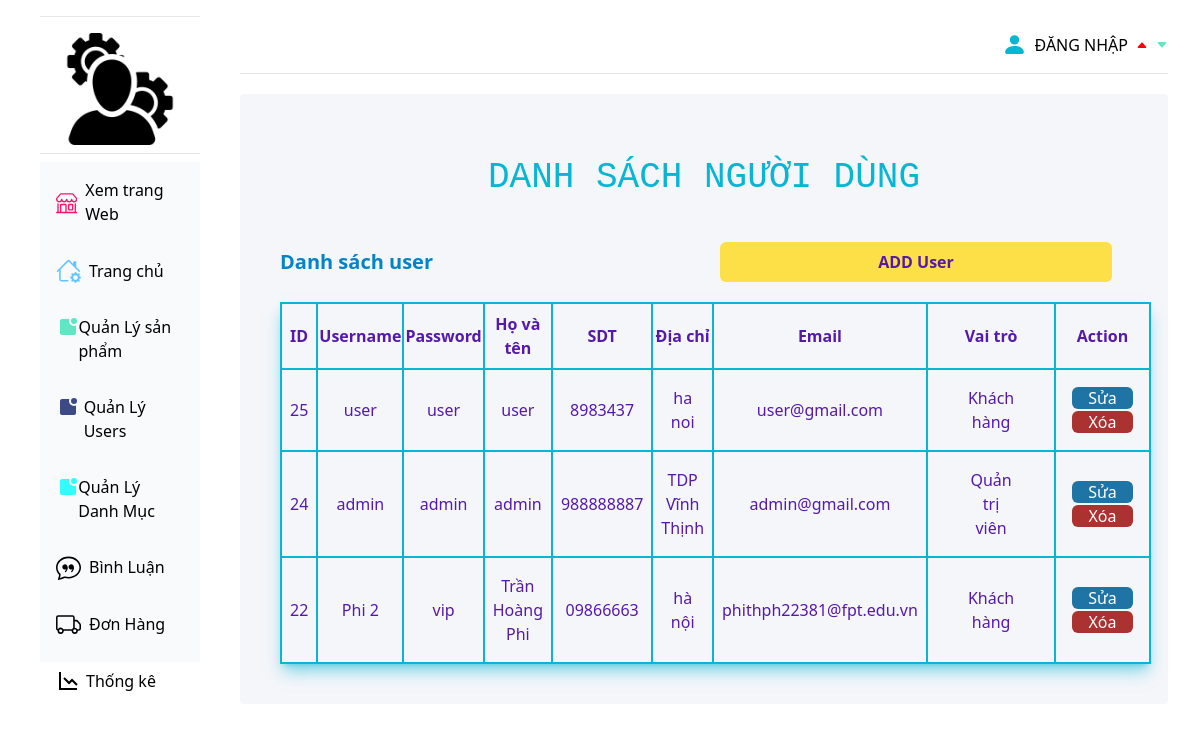
The app's page /admin/index.php?act=list-user with its own data.
### tables this page shows
CREATE TABLE `user` (
  `id` int(11) NOT NULL,
  `user_name` varchar(255) DEFAULT NULL,
  `full_name` varchar(255) DEFAULT NULL,
  `email` varchar(255) DEFAULT NULL,
  `phone` varchar(12) DEFAULT NULL,
  `address` varchar(255) DEFAULT NULL,
  `role` int(11) DEFAULT NULL,
  `password` varchar(199) NOT NULL
);

### guest/pdo.php (called while the page is built, shortened)
<?php
function pdo_get_connection()
{
    $dburl = "mysql:host=localhost;dbname=duan1;charset=utf8";
    $username = 'root';
    $password = '';
    $conn = new PDO($dburl, $username, $password);
    $conn->setAttribute(PDO::ATTR_ERRMODE, PDO::ERRMODE_EXCEPTION);
    return $conn;
}
function pdo_query($sql)
{
    $sql_args = array_slice(func_get_args(), 1);
    try {
        $conn = pdo_get_connection();
        $stmt = $conn->prepare($sql);
        $stmt->execute($sql_args);
        $rows = $stmt->fetchAll();
        return $rows;
    } catch (PDOException $e) {
        throw $e;
    } finally {
        unset($conn);
    }
}

### guest/account.php (called while the page is built, shortened)
<?php
function loadall_taikhoan()
{
    $sql = "select * from user order by id desc";
    $listtaikhoan = pdo_query($sql);
    return $listtaikhoan;
}
require_once "pdo.php";

### admin/user/list-user.php (the view, shortened to what this page needs)
<div class="home mt-5 px-10  py-10 mr-8 bg-[#F4F6FA] h-auto rounded">
    <h1 class="text-center text-cyan-500 py-6  text-4xl " style="font-family: 'Courier New', Courier, monospace">DANH SÁCH NGƯỜI DÙNG</h1>
    <div class="ad-r mx-auto">
        <div class="justify-between mx-auto grid grid-cols-2 items-center">
            <h1 class="text-[20px] font-semibold text-sky-600 my-5">Danh sách user</h1>
            <a href="index.php?act=them_tai_khoan" class=" bg-yellow-300 text-center  py-2 px-2 rounded-md hover:bg-[#BAAACE] hover:text-white mx-4 font-semibold text-[#551AA9] my-5">ADD
                User</a>
        </div>
        <table class="table shadow-lg shadow-cyan-500/50 border-2 border-cyan-500 mx-auto">
            <tr class="border-2 border-cyan-500  text-[#551AA9] ">
                <th class="border-2 border-cyan-500   py-2">ID</th>
                <th class="border-2 border-cyan-500  py-2">Username</th>
                <th class="border-2 border-cyan-500  py-2">Password</th>
                <th class="border-2 border-cyan-500  py-2">Họ và tên</th>
                <th class="border-2 border-cyan-500  py-2">SDT</th>
                <th class="border-2 border-cyan-500  py-2">Địa chỉ</th>
                <th class="border-2 border-cyan-500  py-2">Email</th>
                <th class="border-2 border-cyan-500  py-2">Vai trò</th>
                <th class="border-2 border-cyan-500  py-2">
                    Action
                </th>
            </tr>
            <?php
            foreach ($users as $user) {
                extract($user);
                $sua_us = "index.php?act=sua_us&id=" . $id;
                $xoa_us = "index.php?act=xoa_us&id=" . $id;
                if ($role == 0) {
                    $role = 'Khách hàng';
                } else {
                    $role = 'Quản trị viên';
                }
            ?>
                <tr class="text-[#551AA9] ">
                    <td class="border-2 border-cyan-500 py-4 px-2 text-center">
                        <?= $id ?>
                    </td>
                    <td class="border-2 border-cyan-500 py-4 px-2 text-center">
                        <?= $user_name ?>
                    </td>
                    <td class="border-2 border-cyan-500 py-4 px-2 text-center">
                        <?= $password ?>
                    </td>
                    <td class="border-2 border-cyan-500 py-4 px-2 text-center">
                        <?= $full_name ?>
                    </td>
                    <td class="border-2 border-cyan-500 py-4 px-2 text-center">
                        <?= $phone ?>
                    </td>
                    <td class="border-2 border-cyan-500 py-4 px-2 text-center">
                        <?= $address ?>
                    </td>
                    <td class="border-2 border-cyan-500 py-4 px-2 text-center">
                        <?= $email ?>
                    </td>
                    <td class="border-2 border-cyan-500 py-4 px-10 text-center">
                        <?= $role ?>
                    </td>
                    <td class="border-2 border-cyan-500 py-4 px-2 text-center">
                        <a class=" px-4 bg-[#1E74A4] hover:bg-[#BAAACE] hover:text-white text-white rounded-md mx-2" href="<?= $sua_us ?>">Sửa</a>
                        <a onclick="return confirm('Bạn có muốn xóa không')" class="text-white hover:bg-[#BAAACE] hover:text-white bg-[#AC3131]  px-4 rounded-md mx-2" href="<?= $xoa_us ?>">Xóa</a>
                    </td>
                </tr>
            <?php
            }
            ?>
        </table>
    </div>
</div>
</div>
</div>
</body>
</html>

### records on screen
user: id "25", user_name "user", password "user", full_name "user", phone "8983437", address "ha noi", email "user@gmail.com", role "Khách hàng"
user: id "24", user_name "admin", password "admin", full_name "admin", phone "988888887", address "TDP Vĩnh Thịnh", email "admin@gmail.com", role "Quản trị viên"
user: id "22", user_name "Phi 2", password "vip", full_name "Trần Hoàng Phi", phone "09866663", address "hà nội", email "phithph22381@fpt.edu.vn", role "Khách hàng"
